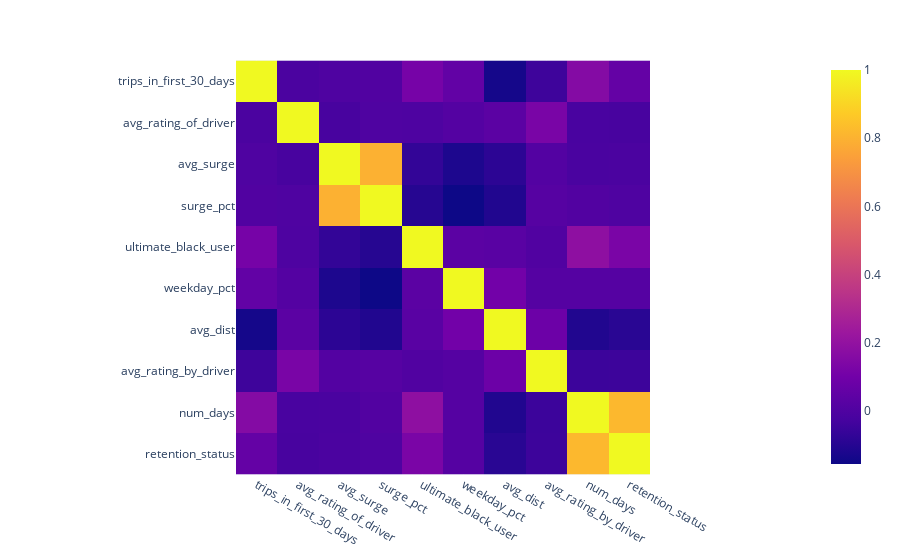

Here is the notebook cell this chart was saved with:
### Markdown cell above
Almost 75% of users are retained

### Code cell
px.imshow(data.dropna().corr())

### Figure 1 — Plotly figure (JSON) as saved in the notebook; plotly's stock layout.template omitted (floating-point values rounded to 4 significant figures)
{"data": [{"coloraxis": "coloraxis", "hovertemplate": "x: %{x}<br>y: %{y}<br>color: %{z}<extra></extra>", "name": "0", "type": "heatmap", "x": ["trips_in_first_30_days", "avg_rating_of_driver", "avg_surge", "surge_pct", "ultimate_black_user", "weekday_pct", "avg_dist", "avg_rating_by_driver", "num_days", "retention_status"], "xaxis": "x", "y": ["trips_in_first_30_days", "avg_rating_of_driver", "avg_surge", "surge_pct", "ultimate_black_user", "weekday_pct", "avg_dist", "avg_rating_by_driver", "num_days", "retention_status"], "yaxis": "y", "z": [[1, -0.01185, -0.0002622, 0.00537, 0.1151, 0.05556, -0.1365, -0.04579, 0.1574, 0.05987], [-0.01185, 1, -0.02221, -0.001696, -0.003292, 0.01297, 0.03488, 0.1224, -0.01702, -0.02147], [-0.0002622, -0.02221, 1, 0.7957, -0.07061, -0.119, -0.08575, 0.01242, -0.01424, -0.01187], [0.00537, -0.001696, 0.7957, 1, -0.09981, -0.1552, -0.1109, 0.0197, 0.007314, 0.0002241], [0.1151, -0.003292, -0.07061, -0.09981, 1, 0.03396, 0.02721, 0.005708, 0.1857, 0.1262], [0.05556, 0.01297, -0.119, -0.1552, 0.03396, 1, 0.102, 0.01831, 0.01594, 0.01655], [-0.1365, 0.03488, -0.08575, -0.1109, 0.02721, 0.102, 1, 0.08319, -0.1105, -0.09103], [-0.04579, 0.1224, 0.01242, 0.0197, 0.005708, 0.01831, 0.08319, 1, -0.04827, -0.04733], [0.1574, -0.01702, -0.01424, 0.007314, 0.1857, 0.01594, -0.1105, -0.04827, 1, 0.8189], [0.05987, -0.02147, -0.01187, 0.0002241, 0.1262, 0.01655, -0.09103, -0.04733, 0.8189, 1]]}], "layout": {"coloraxis": {"colorscale": [[0, "#0d0887"], [0.1111, "#46039f"], [0.2222, "#7201a8"], [0.3333, "#9c179e"], [0.4444, "#bd3786"], [0.5556, "#d8576b"], [0.6667, "#ed7953"], [0.7778, "#fb9f3a"], [0.8889, "#fdca26"], [1, "#f0f921"]]}, "margin": {"t": 60}, "xaxis": {"anchor": "y", "constrain": "domain", "domain": [0, 1], "scaleanchor": "y"}, "yaxis": {"anchor": "x", "autorange": "reversed", "constrain": "domain", "domain": [0, 1]}}}
